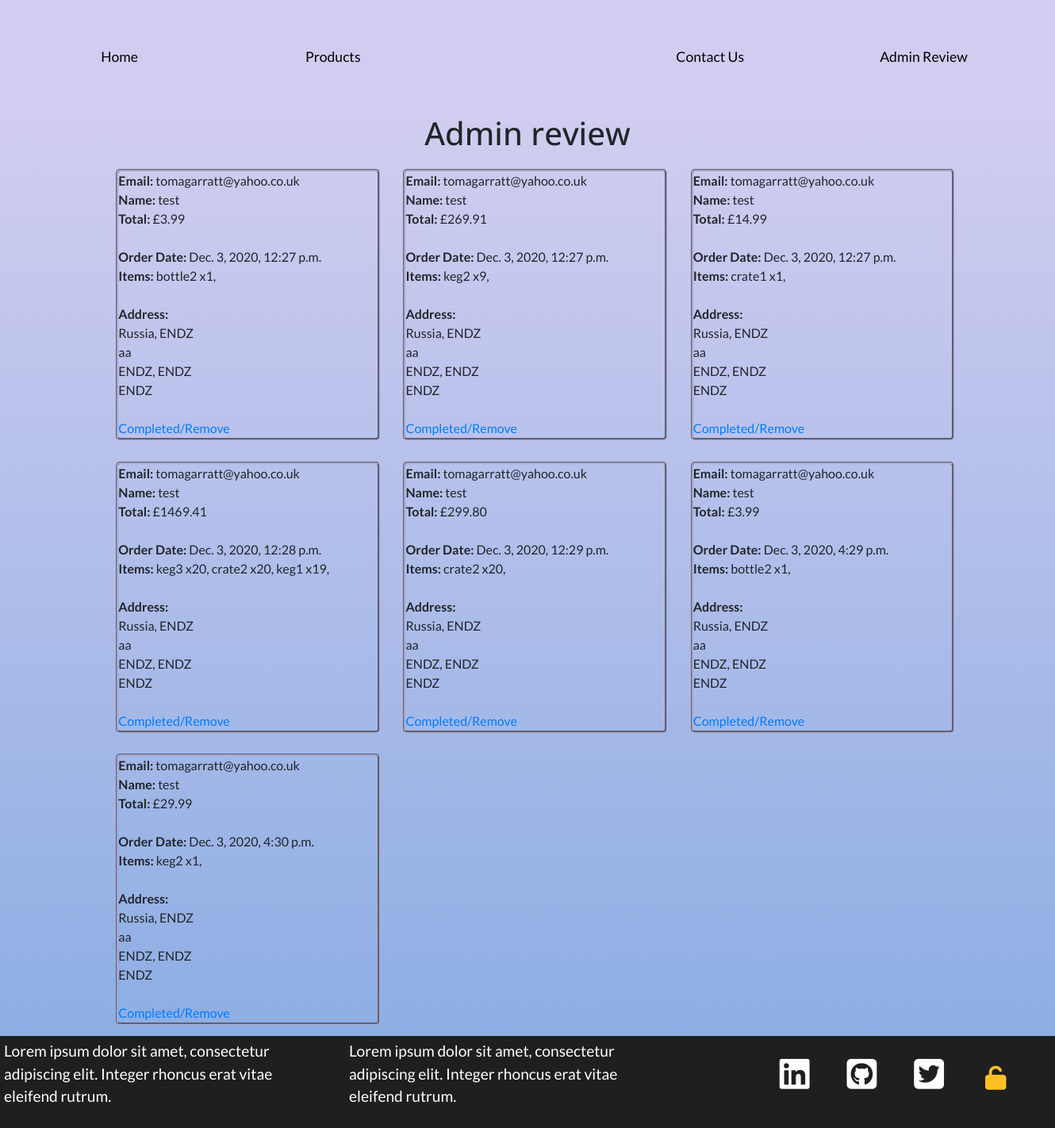
The page /admin_review (signed in) on the database its author committed.
### cart/models.py (models this page shows, shortened)
class CheckoutUserInfo(models.Model):
    user_email = models.EmailField(verbose_name='E-mail', max_length=30)
    user_name = models.CharField(verbose_name='Full name', max_length=60)
    user_country = models.CharField(verbose_name='Country', max_length=60)
    user_city = models.CharField(verbose_name='City', max_length=60)
    user_line1 = models.CharField(verbose_name='Address line 1', max_length=60)
    user_line2 = models.CharField(verbose_name='Address line 2', max_length=60)
    user_postcode = models.CharField(verbose_name='Postcode', max_length=60)
    user_countystate = models.CharField(verbose_name='County/State', max_length=60)
    user_price_total = models.DecimalField(max_digits=10, default=0, decimal_places=2)
    user_items = models.CharField(default="", max_length=1000)
    order_date = models.DateTimeField(
        blank=True, null=True, default=timezone.now)

### admin_review/views.py (the view)
# urls.py: path(r'admin_review', admin_review, name='admin_review'),
@staff_member_required(login_url='sign_in')
def admin_review(request):
    all_checkoutuserinfo = CheckoutUserInfo.objects.all()
    return render(request, "../templates/admin_review.html",
        {"all_checkoutuserinfo": all_checkoutuserinfo})

### templates/admin_review.html (shortened to what this page needs)
{%extends "base.html"%}
{%block heading%}
Admin review
{%endblock%}
{%block content%}
    <div class="order-list">
        {%for all_checkoutuserinfo in all_checkoutuserinfo%}
            <div class="order">
                <div>
                    <b>Email:  </b>{{all_checkoutuserinfo.user_email}}
                </div>
                <div>
                    <b>Name:  </b>{{all_checkoutuserinfo.user_name}}
                </div>
                <div>
                    <b>Total:  </b>£{{all_checkoutuserinfo.user_price_total}}
                </div>
                <br>
                <div>
                    <b>Order Date:  </b>{{all_checkoutuserinfo.order_date}}
                </div>
                <div>
                    <b>Items:  </b>{{all_checkoutuserinfo.user_items}}
                </div>
                <br>
                <div>
                    <div><b>Address: </b></div>
                    <div>{{all_checkoutuserinfo.user_country}}, {{all_checkoutuserinfo.user_city}}</div>
                    <div>{{all_checkoutuserinfo.user_countystate}}</div>
                    <div>{{all_checkoutuserinfo.user_line1}}, {{all_checkoutuserinfo.user_line2}}</div>
                    <div>{{all_checkoutuserinfo.user_postcode}}</div>
                </div>
                <br>
                <div>
                    <a href="{% url 'infopk_delete' all_checkoutuserinfo.id %}">Completed/Remove</a>
                </div>
            </div>
        {%endfor%}
    </div>
{%endblock%}

### static/css/main.css (style rules this page uses)
body { font-family: 'Lato', sans-serif; height: 130% !important; }
.order { margin: 1%; border: rgb(169, 164, 199) 3px groove; border-radius: 5px; display: inline-block; width: 25%; }
.order-list { width: 100%; margin: auto; margin-left: 10%; margin-right: 9%; }

### rows shown on the page
CheckoutUserInfo: user_email "tomagarratt@yahoo.co.uk", user_name "test", user_price_total "3.99", order_date "Dec. 3, 2020, 12:27 p.m.", user_items "bottle2 x1,", user_country "Russia", user_city "ENDZ", user_countystate "aa", user_line1 "ENDZ", user_line2 "ENDZ", user_postcode "ENDZ"
CheckoutUserInfo: user_email "tomagarratt@yahoo.co.uk", user_name "test", user_price_total "269.91", order_date "Dec. 3, 2020, 12:27 p.m.", user_items "keg2 x9,", user_country "Russia", user_city "ENDZ", user_countystate "aa", user_line1 "ENDZ", user_line2 "ENDZ", user_postcode "ENDZ"
CheckoutUserInfo: user_email "tomagarratt@yahoo.co.uk", user_name "test", user_price_total "14.99", order_date "Dec. 3, 2020, 12:27 p.m.", user_items "crate1 x1,", user_country "Russia", user_city "ENDZ", user_countystate "aa", user_line1 "ENDZ", user_line2 "ENDZ", user_postcode "ENDZ"
CheckoutUserInfo: user_email "tomagarratt@yahoo.co.uk", user_name "test", user_price_total "1469.41", order_date "Dec. 3, 2020, 12:28 p.m.", user_items "keg3 x20, crate2 x20, keg1 x19,", user_country "Russia", user_city "ENDZ", user_countystate "aa", user_line1 "ENDZ", user_line2 "ENDZ", user_postcode "ENDZ"
CheckoutUserInfo: user_email "tomagarratt@yahoo.co.uk", user_name "test", user_price_total "299.80", order_date "Dec. 3, 2020, 12:29 p.m.", user_items "crate2 x20,", user_country "Russia", user_city "ENDZ", user_countystate "aa", user_line1 "ENDZ", user_line2 "ENDZ", user_postcode "ENDZ"
CheckoutUserInfo: user_email "tomagarratt@yahoo.co.uk", user_name "test", user_price_total "3.99", order_date "Dec. 3, 2020, 4:29 p.m.", user_items "bottle2 x1,", user_country "Russia", user_city "ENDZ", user_countystate "aa", user_line1 "ENDZ", user_line2 "ENDZ", user_postcode "ENDZ"
CheckoutUserInfo: user_email "tomagarratt@yahoo.co.uk", user_name "test", user_price_total "29.99", order_date "Dec. 3, 2020, 4:30 p.m.", user_items "keg2 x1,", user_country "Russia", user_city "ENDZ", user_countystate "aa", user_line1 "ENDZ", user_line2 "ENDZ", user_postcode "ENDZ"
